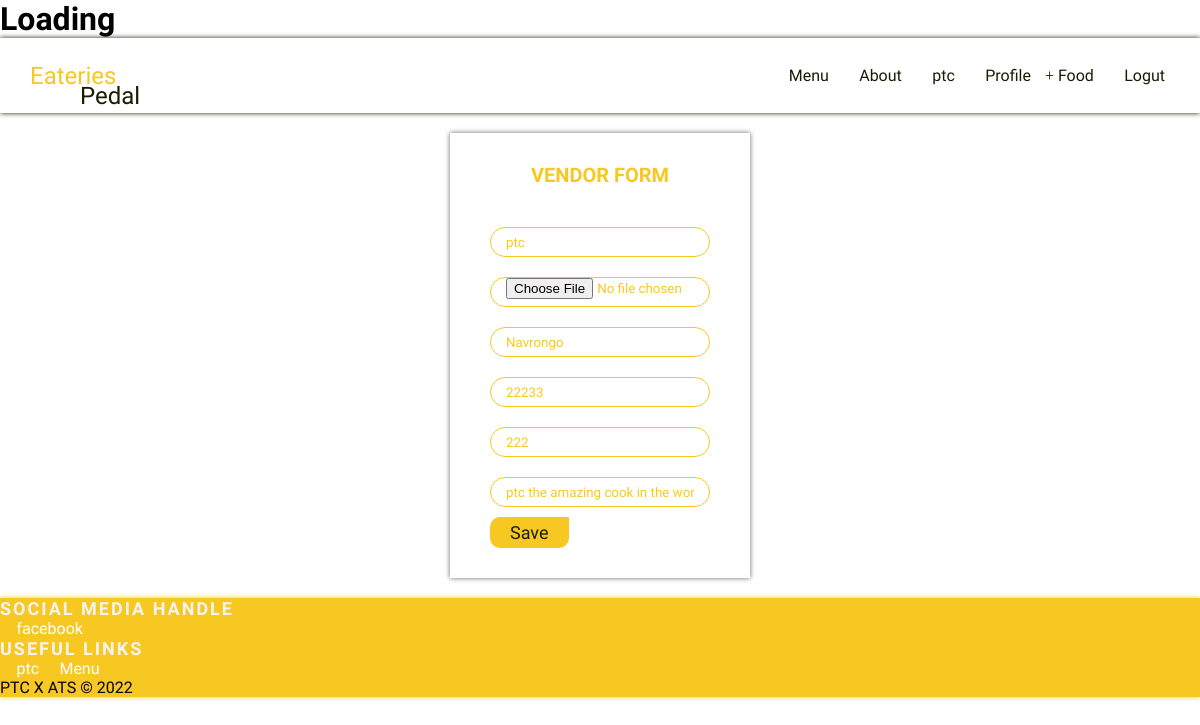
Before: /vendor/profile-update (signed in) with the older database file.
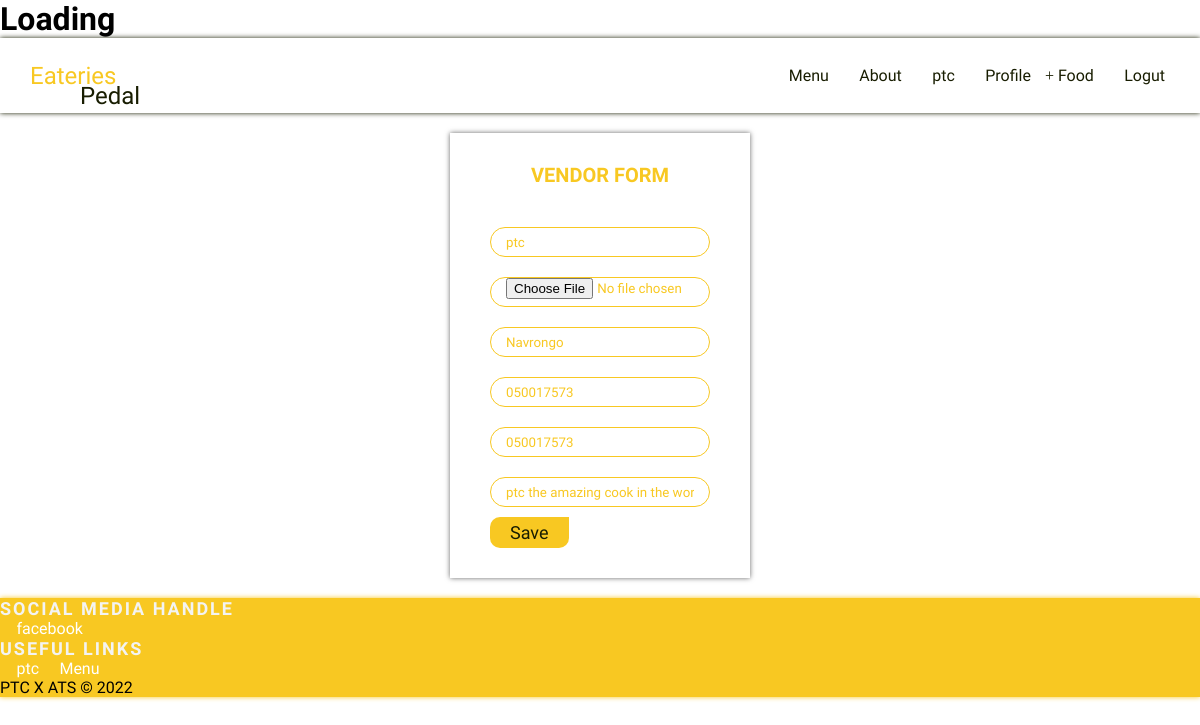
After: the same page with the newer database file.
### vendor/models.py (models this page shows, shortened)
class VendorAcount(models.Model):
    user = models.ForeignKey(User, related_name='vendor', on_delete=models.CASCADE, blank=True, null=True)
    business_name = models.CharField(max_length=255)
    photo = models.ImageField(default="profile/logo.png",  upload_to='profile/')
    location = models.CharField(max_length=255)
    contact = models.CharField(max_length=15)
    contact_2 = models.CharField(max_length=15, null=True, blank=True)
    ratings = models.BigIntegerField(default=0)
    description = models.CharField(max_length=1024)

### vendor/views.py (the view, shortened to what this page needs)
# urls.py: path('profile-update', vendorProfileEdit, name='profileUpdate'),
@login_required
def vendorProfileEdit(request):
    user = request.user
    if user.user_type == 'Consumer':
        return redirect('home:index')
    instance = get_object_or_404(VendorAcount, user=user)
    vform = VendorProfileForm(request.POST or None,  request.FILES or None,instance=instance )
    context = {
        'form': vform,
        'title': "Vendor Account Registration",
    }
    template_name = 'profileEdit.html'
    return render(request, template_name, context)

### vendor/forms.py
class VendorProfileForm(forms.ModelForm):
     business_name = forms.CharField(label=False, widget=forms.TextInput(attrs={
      'class':'form-item mb-10',
      'placeholder': 'Business name'
      }))
     location = forms.CharField(label=False, widget=forms.TextInput(attrs={
      'class':'form-item mb-10',
      'placeholder': 'Location'
      }))
     contact = forms.CharField(label=False, widget=forms.TextInput(attrs={
      'class':'form-item mb-10',
      'placeholder': 'contact 1'
      }))
     contact_2 = forms.CharField(label=False, widget=forms.TextInput(attrs={
      'class':'form-item mb-10',
      'placeholder': 'Contact 2'
      }))
     description = forms.CharField(label=False, widget=forms.TextInput(attrs={
      'class':'form-item mb-10',
      'placeholder': 'Description'
      }))
     photo = forms.ImageField(label=False,  widget=forms.FileInput(attrs={
      'class':'form-item mb-10',
      }))
     class Meta:
          model = VendorAcount
          fields=[
                'business_name',
                'photo',
                'location',
                'contact',
                'contact_2',
                'description',
            ]

### templates/profileEdit.html (shortened to what this page needs)
{% extends 'base.html' %}
{% load static %}
{% block content %}
<div class="login  flex-center">
    <div class="card-200 m-20">
        <h1 class="h1-pr m-10 text-center mb-30">Vendor Form</h1>
        <div class="textbox flex-center-column mb-30">
            <form enctype="multipart/form-data" action="{% url 'vendor:profileUpdate' %}" method="POST">
                {{form.as_p}}
                <button type="submit" class="btn-3-round f-18">Save</button>
            </form>
        </div>
    </div>
</div>
{% endblock %}

Changed rows visible on the page:
changed VendorAcount "ptc": contact "22233" → "050017573"; contact_2 "222" → "050017573"
